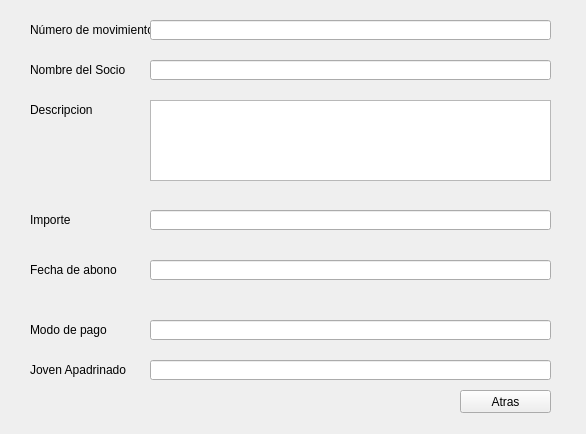
<?xml version="1.0" encoding="UTF-8"?>
<ui version="4.0">
 <class>MainWindow</class>
 <widget class="QMainWindow" name="MainWindow">
  <property name="geometry">
   <rect>
    <x>0</x>
    <y>0</y>
    <width>586</width>
    <height>434</height>
   </rect>
  </property>
  <property name="windowTitle">
   <string>Datos del Proyecto</string>
  </property>
  <widget class="QWidget" name="centralwidget">
   <widget class="QPushButton" name="bAtras">
    <property name="geometry">
     <rect>
      <x>460</x>
      <y>390</y>
      <width>91</width>
      <height>23</height>
     </rect>
    </property>
    <property name="text">
     <string>Atras</string>
    </property>
   </widget>
   <widget class="QLabel" name="lNombreSocio">
    <property name="geometry">
     <rect>
      <x>30</x>
      <y>60</y>
      <width>101</width>
      <height>20</height>
     </rect>
    </property>
    <property name="text">
     <string>Nombre del Socio</string>
    </property>
   </widget>
   <widget class="QLabel" name="lDescripcion">
    <property name="geometry">
     <rect>
      <x>30</x>
      <y>100</y>
      <width>101</width>
      <height>20</height>
     </rect>
    </property>
    <property name="text">
     <string>Descripcion</string>
    </property>
   </widget>
   <widget class="QLineEdit" name="eImporte">
    <property name="geometry">
     <rect>
      <x>150</x>
      <y>210</y>
      <width>401</width>
      <height>20</height>
     </rect>
    </property>
   </widget>
   <widget class="QLineEdit" name="eNombreSocio">
    <property name="geometry">
     <rect>
      <x>150</x>
      <y>60</y>
      <width>401</width>
      <height>20</height>
     </rect>
    </property>
   </widget>
   <widget class="QPlainTextEdit" name="eDescripcion">
    <property name="geometry">
     <rect>
      <x>150</x>
      <y>100</y>
      <width>401</width>
      <height>81</height>
     </rect>
    </property>
   </widget>
   <widget class="QLabel" name="lImporte">
    <property name="geometry">
     <rect>
      <x>30</x>
      <y>210</y>
      <width>101</width>
      <height>20</height>
     </rect>
    </property>
    <property name="text">
     <string>Importe</string>
    </property>
   </widget>
   <widget class="QLabel" name="lFechaAbono">
    <property name="geometry">
     <rect>
      <x>30</x>
      <y>260</y>
      <width>101</width>
      <height>20</height>
     </rect>
    </property>
    <property name="text">
     <string>Fecha de abono</string>
    </property>
   </widget>
   <widget class="QLineEdit" name="eFechaAbono">
    <property name="geometry">
     <rect>
      <x>150</x>
      <y>260</y>
      <width>401</width>
      <height>20</height>
     </rect>
    </property>
   </widget>
   <widget class="QLabel" name="lModoPago">
    <property name="geometry">
     <rect>
      <x>30</x>
      <y>320</y>
      <width>101</width>
      <height>20</height>
     </rect>
    </property>
    <property name="text">
     <string>Modo de pago</string>
    </property>
   </widget>
   <widget class="QLineEdit" name="eModoPago">
    <property name="geometry">
     <rect>
      <x>150</x>
      <y>320</y>
      <width>401</width>
      <height>20</height>
     </rect>
    </property>
   </widget>
   <widget class="QLineEdit" name="eNombreJoven">
    <property name="geometry">
     <rect>
      <x>150</x>
      <y>360</y>
      <width>401</width>
      <height>20</height>
     </rect>
    </property>
   </widget>
   <widget class="QLabel" name="lNombreJoven">
    <property name="geometry">
     <rect>
      <x>30</x>
      <y>360</y>
      <width>101</width>
      <height>20</height>
     </rect>
    </property>
    <property name="text">
     <string>Joven Apadrinado</string>
    </property>
   </widget>
   <widget class="QLabel" name="lNumeroDeMovimiento">
    <property name="geometry">
     <rect>
      <x>30</x>
      <y>20</y>
      <width>121</width>
      <height>20</height>
     </rect>
    </property>
    <property name="text">
     <string>Número de movimiento</string>
    </property>
   </widget>
   <widget class="QLineEdit" name="eNumeroDeMovimiento">
    <property name="geometry">
     <rect>
      <x>150</x>
      <y>20</y>
      <width>401</width>
      <height>20</height>
     </rect>
    </property>
   </widget>
  </widget>
 </widget>
 <resources/>
 <connections/>
</ui>
